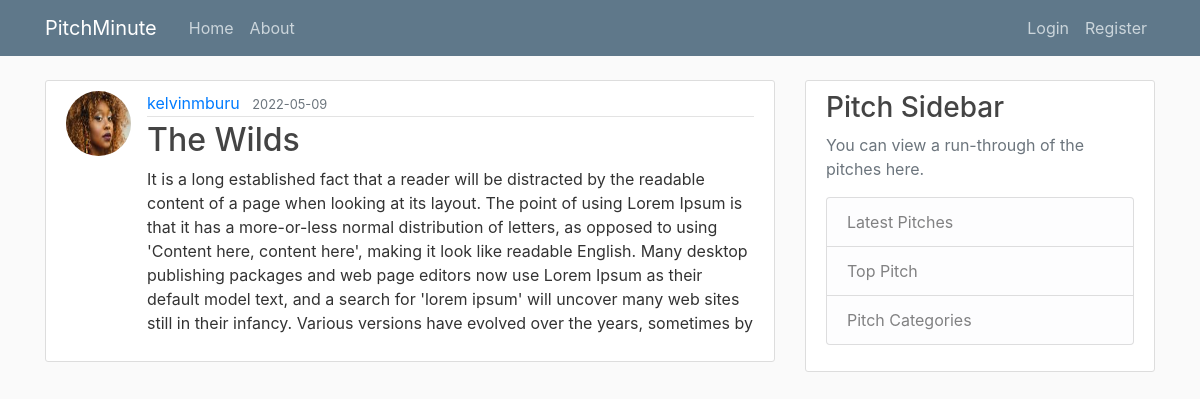
/post/6, run on an earlier commit of the app's database.
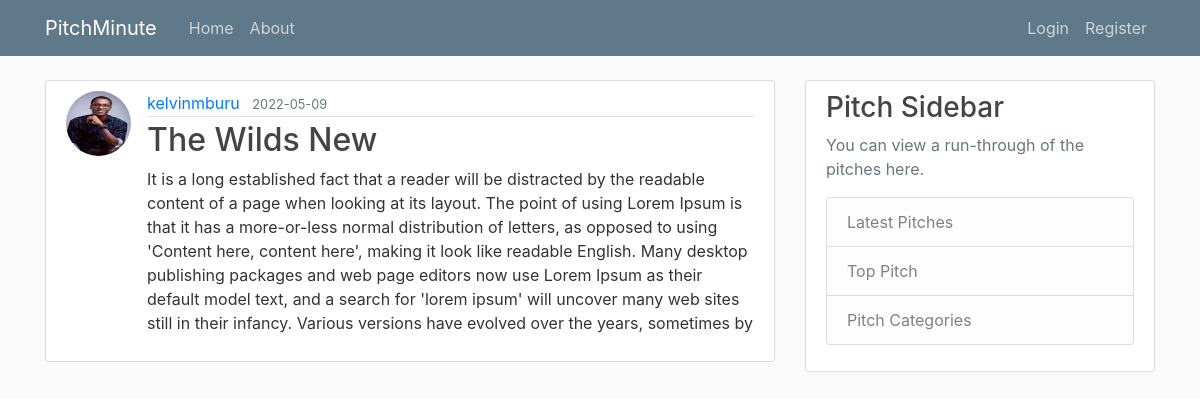
And on a later commit of the database.
### flaskblog/models.py (models this page shows, shortened)
class User(db.Model, UserMixin):
    id = db.Column(db.Integer, primary_key=True)
    username = db.Column(db.String(20), unique=True, nullable=False)
    email = db.Column(db.String(120), unique=True, nullable=False)
    image_file = db.Column(db.String(20), nullable=False, default='default.jpg')
    password = db.Column(db.String(60), nullable=False)
    posts = db.relationship('Post', backref='author', lazy='dynamic')

class Post(db.Model):
    id = db.Column(db.Integer, primary_key=True)
    title = db.Column(db.String(100), nullable=False)
    date_posted = db.Column(db.DateTime, nullable=False, default=datetime.utcnow)
    content = db.Column(db.Text, nullable=False)
    user_id = db.Column(db.Integer, db.ForeignKey('user.id'), nullable=False)

### flaskblog/posts/routes.py (the view)
@posts.route("/post/<int:post_id>")
def post(post_id):
    post = Post.query.get_or_404(post_id)
    return render_template('post.html', title=post.title, post=post)

### flaskblog/templates/post.html (shortened to what this page needs)
{% extends "layout.html" %}
{% block content %}
<article class="media content-section">
    <img class="rounded-circle article-img"
        src=" {{ url_for('static', filename='profile_pics/' + post.author.image_file) }} " alt="" srcset="">
    <div class="media-body">
        <div class="article-metadata">
            <a class="mr-2" href="{{url_for('users.user_posts', username=post.author.username)}}">{{ post.author.username }}</a>
            <small class="text-muted">{{ post.date_posted.strftime('%Y-%m-%d') }}</small>
        </div>
        <h2 class="article-content">{{ post.title }}</h2>
        <p class="article-content">{{ post.content }}</p>
    </div>
</article>
{% endblock %}

What changed in the data, as far as the page shows it:
changed User "kelvinmburu": image_file: a different picture
changed Post: title "The Wilds" → "The Wilds New"
